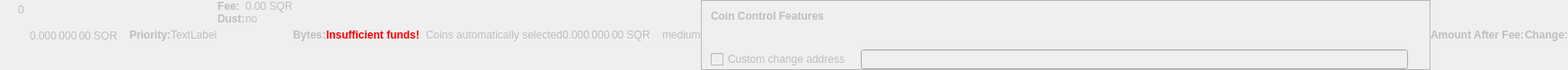
    <widget class="QWidget" name="dummyHideWidget" native="true">
     <property name="enabled">
      <bool>false</bool>
     </property>
     <property name="maximumSize">
      <size>
       <width>100</width>
       <height>22</height>
      </size>
     </property>
     <layout class="QHBoxLayout" name="dummyHideLayout">
      <property name="spacing">
       <number>0</number>
      </property>
      <property name="margin">
       <number>0</number>
      </property>
      <item>
       <layout class="QFormLayout" name="formLayoutCoinControl1">
        <property name="horizontalSpacing">
         <number>10</number>
        </property>
        <property name="verticalSpacing">
         <number>14</number>
        </property>
        <property name="leftMargin">
         <number>10</number>
        </property>
        <property name="topMargin">
         <number>4</number>
        </property>
        <property name="rightMargin">
         <number>6</number>
        </property>
        <item row="0" column="1">
         <widget class="QLabel" name="labelCoinControlBytes">
          <property name="cursor">
           <cursorShape>IBeamCursor</cursorShape>
          </property>
          <property name="contextMenuPolicy">
           <enum>Qt::ActionsContextMenu</enum>
          </property>
          <property name="text">
           <string notr="true">0</string>
          </property>
          <property name="textInteractionFlags">
           <set>Qt::LinksAccessibleByMouse|Qt::TextSelectableByKeyboard|Qt::TextSelectableByMouse</set>
          </property>
         </widget>
        </item>
       </layout>
      </item>
      <item>
       <widget class="QLabel" name="labelCoinControlAfterFee">
        <property name="enabled">
         <bool>false</bool>
        </property>
        <property name="sizePolicy">
         <sizepolicy hsizetype="Fixed" vsizetype="Fixed">
          <horstretch>0</horstretch>
          <verstretch>0</verstretch>
         </sizepolicy>
        </property>
        <property name="minimumSize">
         <size>
          <width>111</width>
          <height>12</height>
         </size>
        </property>
        <property name="maximumSize">
         <size>
          <width>111</width>
          <height>12</height>
         </size>
        </property>
        <property name="cursor">
         <cursorShape>IBeamCursor</cursorShape>
        </property>
        <property name="contextMenuPolicy">
         <enum>Qt::ActionsContextMenu</enum>
        </property>
        <property name="text">
         <string notr="true">0.000 000 00 SQR</string>
        </property>
        <property name="textInteractionFlags">
         <set>Qt::LinksAccessibleByMouse|Qt::TextSelectableByKeyboard|Qt::TextSelectableByMouse</set>
        </property>
       </widget>
      </item>
      <item>
       <widget class="QLabel" name="labelCoinControlPriorityText">
        <property name="enabled">
         <bool>false</bool>
        </property>
        <property name="font">
         <font>
          <weight>75</weight>
          <bold>true</bold>
         </font>
        </property>
        <property name="text">
         <string>Priority:</string>
        </property>
       </widget>
      </item>
      <item>
       <layout class="QHBoxLayout" name="horizontalLayout">
        <item>
         <widget class="QLabel" name="WarningLabel">
          <property name="text">
           <string>TextLabel</string>
          </property>
         </widget>
        </item>
       </layout>
      </item>
      <item>
       <layout class="QFormLayout" name="formLayoutCoinControl3">
        <property name="horizontalSpacing">
         <number>0</number>
        </property>
        <property name="verticalSpacing">
         <number>0</number>
        </property>
        <property name="leftMargin">
         <number>0</number>
        </property>
        <property name="topMargin">
         <number>0</number>
        </property>
        <property name="rightMargin">
         <number>0</number>
        </property>
        <item row="0" column="0">
         <widget class="QLabel" name="labelCoinControlFeeText">
          <property name="enabled">
           <bool>false</bool>
          </property>
          <property name="font">
           <font>
            <weight>75</weight>
            <bold>true</bold>
           </font>
          </property>
          <property name="text">
           <string>Fee:</string>
          </property>
          <property name="margin">
           <number>0</number>
          </property>
         </widget>
        </item>
        <item row="0" column="1">
         <widget class="QLabel" name="labelCoinControlFee">
          <property name="enabled">
           <bool>false</bool>
          </property>
          <property name="cursor">
           <cursorShape>IBeamCursor</cursorShape>
          </property>
          <property name="contextMenuPolicy">
           <enum>Qt::ActionsContextMenu</enum>
          </property>
          <property name="text">
           <string notr="true">0.00 SQR</string>
          </property>
          <property name="textInteractionFlags">
           <set>Qt::LinksAccessibleByMouse|Qt::TextSelectableByKeyboard|Qt::TextSelectableByMouse</set>
          </property>
         </widget>
        </item>
        <item row="1" column="0">
         <widget class="QLabel" name="labelCoinControlLowOutputText">
          <property name="enabled">
           <bool>false</bool>
          </property>
          <property name="font">
           <font>
            <weight>75</weight>
            <bold>true</bold>
           </font>
          </property>
          <property name="text">
           <string>Dust:</string>
          </property>
         </widget>
        </item>
        <item row="1" column="1">
         <widget class="QLabel" name="labelCoinControlLowOutput">
          <property name="enabled">
           <bool>false</bool>
          </property>
          <property name="cursor">
           <cursorShape>IBeamCursor</cursorShape>
          </property>
          <property name="contextMenuPolicy">
           <enum>Qt::ActionsContextMenu</enum>
          </property>
          <property name="text">
           <string>no</string>
          </property>
          <property name="textInteractionFlags">
           <set>Qt::LinksAccessibleByMouse|Qt::TextSelectableByKeyboard|Qt::TextSelectableByMouse</set>
          </property>
         </widget>
        </item>
       </layout>
      </item>
      <item>
       <widget class="QLabel" name="labelCoinControlBytesText">
        <property name="enabled">
         <bool>false</bool>
        </property>
        <property name="font">
         <font>
          <weight>75</weight>
          <bold>true</bold>
         </font>
        </property>
        <property name="text">
         <string>Bytes:</string>
        </property>
       </widget>
      </item>
      <item>
       <layout class="QFormLayout" name="formLayoutCoinControl2">
        <property name="horizontalSpacing">
         <number>0</number>
        </property>
        <property name="verticalSpacing">
         <number>0</number>
        </property>
        <property name="leftMargin">
         <number>0</number>
        </property>
        <property name="topMargin">
         <number>0</number>
        </property>
        <property name="rightMargin">
         <number>0</number>
        </property>
       </layout>
      </item>
      <item>
       <layout class="QHBoxLayout" name="horizontalLayoutCoinControl2">
        <property name="spacing">
         <number>0</number>
        </property>
        <property name="bottomMargin">
         <number>0</number>
        </property>
       </layout>
      </item>
      <item>
       <widget class="QLabel" name="labelCoinControlInsuffFunds">
        <property name="enabled">
         <bool>false</bool>
        </property>
        <property name="minimumSize">
         <size>
          <width>0</width>
          <height>0</height>
         </size>
        </property>
        <property name="font">
         <font>
          <weight>75</weight>
          <bold>true</bold>
         </font>
        </property>
        <property name="styleSheet">
         <string notr="true">color:red;font-weight:bold;</string>
        </property>
        <property name="text">
         <string>Insufficient funds!</string>
        </property>
        <property name="margin">
         <number>5</number>
        </property>
       </widget>
      </item>
      <item>
       <layout class="QFormLayout" name="formLayoutCoinControl4">
        <property name="horizontalSpacing">
         <number>0</number>
        </property>
        <property name="verticalSpacing">
         <number>0</number>
        </property>
        <property name="leftMargin">
         <number>0</number>
        </property>
        <property name="topMargin">
         <number>0</number>
        </property>
        <property name="rightMargin">
         <number>0</number>
        </property>
       </layout>
      </item>
      <item>
       <widget class="QLabel" name="labelCoinControlChangeLabel">
        <property name="enabled">
         <bool>false</bool>
        </property>
        <property name="sizePolicy">
         <sizepolicy hsizetype="Preferred" vsizetype="Expanding">
          <horstretch>0</horstretch>
          <verstretch>0</verstretch>
         </sizepolicy>
        </property>
        <property name="minimumSize">
         <size>
          <width>0</width>
          <height>0</height>
         </size>
        </property>
        <property name="text">
         <string/>
        </property>
        <property name="margin">
         <number>3</number>
        </property>
       </widget>
      </item>
      <item>
       <widget class="QLabel" name="labelCoinControlAutomaticallySelected">
        <property name="enabled">
         <bool>false</bool>
        </property>
        <property name="sizePolicy">
         <sizepolicy hsizetype="Fixed" vsizetype="Fixed">
          <horstretch>0</horstretch>
          <verstretch>0</verstretch>
         </sizepolicy>
        </property>
        <property name="minimumSize">
         <size>
          <width>0</width>
          <height>0</height>
         </size>
        </property>
        <property name="maximumSize">
         <size>
          <width>240</width>
          <height>16777215</height>
         </size>
        </property>
        <property name="text">
         <string>Coins automatically selected</string>
        </property>
        <property name="margin">
         <number>5</number>
        </property>
       </widget>
      </item>
      <item>
       <widget class="QLabel" name="labelCoinControlChange">
        <property name="enabled">
         <bool>false</bool>
        </property>
        <property name="sizePolicy">
         <sizepolicy hsizetype="Fixed" vsizetype="Fixed">
          <horstretch>0</horstretch>
          <verstretch>0</verstretch>
         </sizepolicy>
        </property>
        <property name="minimumSize">
         <size>
          <width>111</width>
          <height>0</height>
         </size>
        </property>
        <property name="maximumSize">
         <size>
          <width>111</width>
          <height>16777215</height>
         </size>
        </property>
        <property name="cursor">
         <cursorShape>IBeamCursor</cursorShape>
        </property>
        <property name="contextMenuPolicy">
         <enum>Qt::ActionsContextMenu</enum>
        </property>
        <property name="text">
         <string notr="true">0.000 000 00 SQR</string>
        </property>
        <property name="textInteractionFlags">
         <set>Qt::LinksAccessibleByMouse|Qt::TextSelectableByKeyboard|Qt::TextSelectableByMouse</set>
        </property>
       </widget>
      </item>
      <item>
       <widget class="QLabel" name="labelCoinControlPriority">
        <property name="enabled">
         <bool>false</bool>
        </property>
        <property name="cursor">
         <cursorShape>IBeamCursor</cursorShape>
        </property>
        <property name="contextMenuPolicy">
         <enum>Qt::ActionsContextMenu</enum>
        </property>
        <property name="text">
         <string>medium</string>
        </property>
        <property name="textInteractionFlags">
         <set>Qt::LinksAccessibleByMouse|Qt::TextSelectableByKeyboard|Qt::TextSelectableByMouse</set>
        </property>
       </widget>
      </item>
      <item>
       <widget class="QFrame" name="frameCoinControl">
        <property name="sizePolicy">
         <sizepolicy hsizetype="Expanding" vsizetype="Expanding">
          <horstretch>0</horstretch>
          <verstretch>0</verstretch>
         </sizepolicy>
        </property>
        <property name="maximumSize">
         <size>
          <width>16777215</width>
          <height>16777215</height>
         </size>
        </property>
        <property name="frameShape">
         <enum>QFrame::StyledPanel</enum>
        </property>
        <property name="frameShadow">
         <enum>QFrame::Sunken</enum>
        </property>
        <layout class="QVBoxLayout" name="verticalLayoutCoinControl2_2">
         <property name="spacing">
          <number>0</number>
         </property>
         <property name="margin">
          <number>0</number>
         </property>
         <item>
          <layout class="QVBoxLayout" name="verticalLayoutCoinControl" stretch="0,0,0,1">
           <property name="spacing">
            <number>0</number>
           </property>
           <property name="leftMargin">
            <number>10</number>
           </property>
           <property name="topMargin">
            <number>10</number>
           </property>
           <item>
            <layout class="QHBoxLayout" name="horizontalLayoutCoinControl1">
             <property name="bottomMargin">
              <number>15</number>
             </property>
             <item>
              <widget class="QLabel" name="labelCoinControlFeatures">
               <property name="enabled">
                <bool>false</bool>
               </property>
               <property name="sizePolicy">
                <sizepolicy hsizetype="Preferred" vsizetype="Maximum">
                 <horstretch>0</horstretch>
                 <verstretch>0</verstretch>
                </sizepolicy>
               </property>
               <property name="font">
                <font>
                 <weight>75</weight>
                 <bold>true</bold>
                </font>
               </property>
               <property name="styleSheet">
                <string notr="true">font-weight:bold;</string>
               </property>
               <property name="text">
                <string>Coin Control Features</string>
               </property>
              </widget>
             </item>
            </layout>
           </item>
           <item>
            <widget class="QWidget" name="widgetCoinControl" native="true">
             <property name="sizePolicy">
              <sizepolicy hsizetype="Preferred" vsizetype="Preferred">
               <horstretch>0</horstretch>
               <verstretch>0</verstretch>
              </sizepolicy>
             </property>
             <property name="minimumSize">
              <size>
               <width>0</width>
               <height>0</height>
              </size>
             </property>
             <property name="styleSheet">
              <string notr="true"/>
             </property>
             <layout class="QHBoxLayout" name="horizontalLayoutCoinControl5_2">
              <property name="margin">
               <number>0</number>
              </property>
              <item>
               <layout class="QHBoxLayout" name="horizontalLayoutCoinControl3">
                <property name="spacing">
                 <number>20</number>
                </property>
                <property name="topMargin">
                 <number>0</number>
                </property>
                <property name="bottomMargin">
                 <number>10</number>
                </property>
               </layout>
              </item>
             </layout>
            </widget>
           </item>
           <item>
            <layout class="QHBoxLayout" name="horizontalLayoutCoinControl4" stretch="0,0,0">
             <property name="spacing">
              <number>12</number>
             </property>
             <property name="sizeConstraint">
              <enum>QLayout::SetDefaultConstraint</enum>
             </property>
             <property name="topMargin">
              <number>5</number>
             </property>
             <property name="rightMargin">
              <number>5</number>
             </property>
             <item>
              <widget class="QCheckBox" name="checkBoxCoinControlChange">
               <property name="enabled">
                <bool>false</bool>
               </property>
               <property name="toolTip">
                <string>If this is activated, but the change address is empty or invalid, change will be sent to a newly generated address.</string>
               </property>
               <property name="text">
                <string>Custom change address</string>
               </property>
              </widget>
             </item>
             <item>
              <widget class="QValidatedLineEdit" name="lineEditCoinControlChange">
               <property name="enabled">
                <bool>false</bool>
               </property>
               <property name="sizePolicy">
                <sizepolicy hsizetype="Expanding" vsizetype="Fixed">
                 <horstretch>0</horstretch>
                 <verstretch>0</verstretch>
                </sizepolicy>
               </property>
              </widget>
             </item>
             <item>
              <widget class="QLabel" name="labelCoinControlChangeLabel_2">
               <property name="sizePolicy">
                <sizepolicy hsizetype="Preferred" vsizetype="Expanding">
                 <horstretch>0</horstretch>
                 <verstretch>0</verstretch>
                </sizepolicy>
               </property>
               <property name="minimumSize">
                <size>
                 <width>0</width>
                 <height>0</height>
                </size>
               </property>
               <property name="text">
                <string/>
               </property>
               <property name="margin">
                <number>3</number>
               </property>
              </widget>
             </item>
            </layout>
           </item>
           <item>
            <spacer name="verticalSpacerCoinControl">
             <property name="orientation">
              <enum>Qt::Vertical</enum>
             </property>
             <property name="sizeHint" stdset="0">
              <size>
               <width>800</width>
               <height>1</height>
              </size>
             </property>
            </spacer>
           </item>
          </layout>
         </item>
        </layout>
       </widget>
      </item>
      <item>
       <widget class="QLabel" name="labelCoinControlAfterFeeText">
        <property name="enabled">
         <bool>false</bool>
        </property>
        <property name="minimumSize">
         <size>
          <width>0</width>
          <height>0</height>
         </size>
        </property>
        <property name="maximumSize">
         <size>
          <width>16777215</width>
          <height>16777215</height>
         </size>
        </property>
        <property name="font">
         <font>
          <weight>75</weight>
          <bold>true</bold>
         </font>
        </property>
        <property name="text">
         <string>Amount After Fee:</string>
        </property>
        <property name="alignment">
         <set>Qt::AlignLeading|Qt::AlignLeft|Qt::AlignVCenter</set>
        </property>
        <property name="margin">
         <number>0</number>
        </property>
       </widget>
      </item>
      <item>
       <widget class="QLabel" name="labelCoinControlChangeText">
        <property name="enabled">
         <bool>false</bool>
        </property>
        <property name="sizePolicy">
         <sizepolicy hsizetype="Preferred" vsizetype="Preferred">
          <horstretch>0</horstretch>
          <verstretch>0</verstretch>
         </sizepolicy>
        </property>
        <property name="minimumSize">
         <size>
          <width>0</width>
          <height>0</height>
         </size>
        </property>
        <property name="maximumSize">
         <size>
          <width>16777215</width>
          <height>16777215</height>
         </size>
        </property>
        <property name="font">
         <font>
          <weight>75</weight>
          <bold>true</bold>
         </font>
        </property>
        <property name="text">
         <string>Change:</string>
        </property>
        <property name="alignment">
         <set>Qt::AlignLeading|Qt::AlignLeft|Qt::AlignVCenter</set>
        </property>
       </widget>
      </item>
     </layout>
    </widget>
